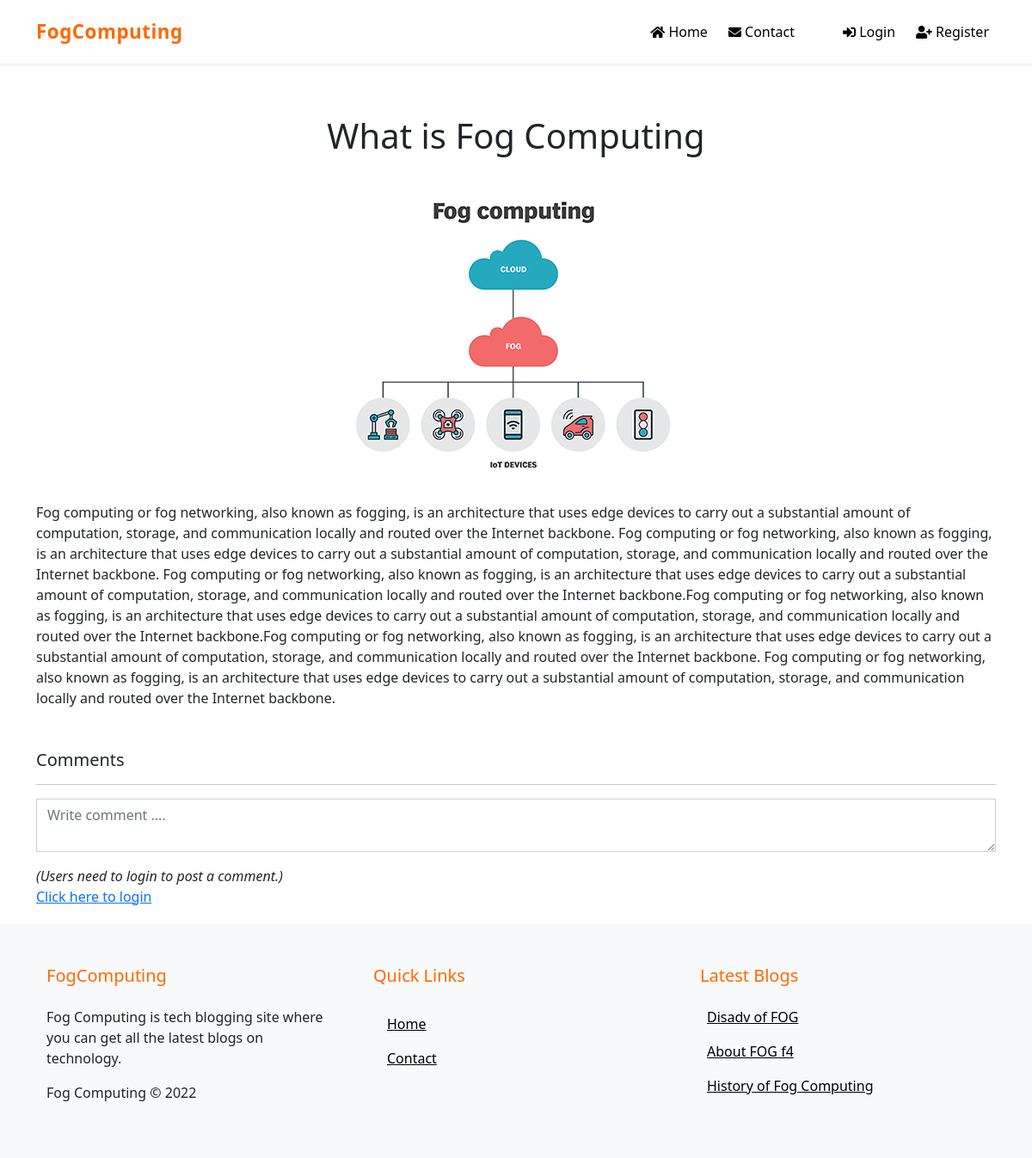
The app's page /blogdetail.php?id=1, older data.
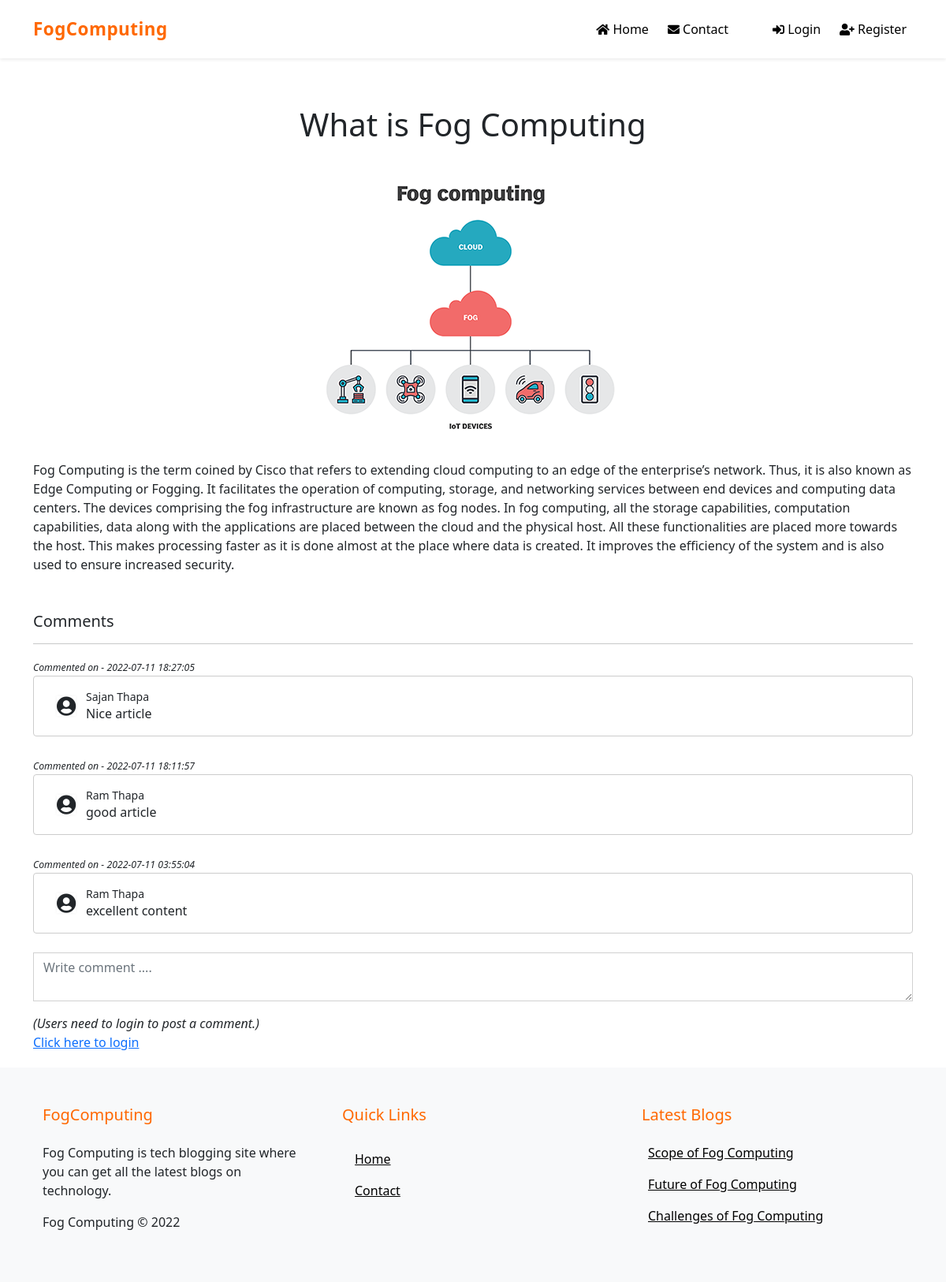
The same page, newer data.
### tables this page shows
CREATE TABLE `post` (
  `post_id` int(11) NOT NULL,
  `post_title` varchar(255) NOT NULL,
  `post_desc` text NOT NULL,
  `image_path` varchar(255) NOT NULL,
  `created_date` datetime NOT NULL
);

CREATE TABLE `comment` (
  `comment_id` int(11) NOT NULL,
  `comment_detail` text NOT NULL,
  `post_id` int(11) NOT NULL,
  `user_id` int(11) NOT NULL,
  `created_date` datetime NOT NULL
);

CREATE TABLE `user` (
  `user_id` int(11) NOT NULL,
  `user_fname` varchar(150) NOT NULL,
  `user_lname` varchar(150) NOT NULL,
  `user_email` varchar(200) NOT NULL,
  `user_pwd` varchar(60) NOT NULL,
  `user_role` varchar(50) DEFAULT NULL,
  `created_date` datetime DEFAULT NULL
);

### blogdetail.php (the view, shortened to what the changed rows need)
<?php
    include 'includes/header.php';
    include 'config/db_config.php';
    if(isset($_GET['id'])){
        $postId = $_GET['id'];
        $sql = "SELECT * FROM post WHERE post_id = ?";
        if($stmt = mysqli_prepare($conn, $sql)){
            mysqli_stmt_bind_param($stmt, "i", $param_id);
            $param_id = $postId;
            if(mysqli_stmt_execute($stmt)){
                $result = mysqli_stmt_get_result($stmt);
                $row = mysqli_fetch_array($result, MYSQLI_ASSOC);
                $postTitle = $row['post_title'];
                $postDesc = $row['post_desc'];
                $imagePath = $row['image_path'];
            }
        }
    }
    else {
        header("location: index.php");
    }
?>
<div class="wrapper">
    <div class="container">
        <h1 align="center" class="font-weight-bold mb-5"><?php echo $postTitle ?></h1>
        <div align="center" class="mb-4">
            <img src="<?php echo $imagePath; ?>">
        </div>
        <div class="mb-5">
            <p>
                <?php
                    echo $postDesc;
                ?>
            </p>
        </div>
        <h5>Comments</h5>
        <hr />
        <div>
            <?php
            $sql = "SELECT * FROM comment WHERE post_id = ? ORDER BY comment_id DESC LIMIT 3";
            if($stmt = mysqli_prepare($conn, $sql)){
                mysqli_stmt_bind_param($stmt, 'i', $param_id);
                if(mysqli_stmt_execute($stmt)){
                    $result = mysqli_stmt_get_result($stmt);
                    if(mysqli_num_rows($result)>0){
                        while($row = mysqli_fetch_array($result)){
                            $commentDetail = $row['comment_detail'];
                            $userId = $row['user_id'];
                            $comment_date = $row['created_date'];
                            $query = "SELECT user_fname, user_lname FROM user WHERE user_id = ?";
                            $stmt1 = mysqli_prepare($conn, $query);
                            mysqli_stmt_bind_param($stmt1, 'i', $userId);
                            mysqli_stmt_execute($stmt1);
                            $result1 = mysqli_stmt_get_result($stmt1);
                            $row1 = mysqli_fetch_array($result1);
                            $fname = $row1['user_fname'];
                            $lname = $row1['user_lname'];
                           echo "
                                <div class='w-100'>
                                    <small>
                                        <small>
                                            <i>Commented on - ".$comment_date."</i>
                                        </small>
                                    </small>
                                </div>
                                <div class='d-flex mb-4 w-100 p-3' style='border: 1px solid #ccc;border-radius: 4px;'>
                                    <div style='width: 50px;' class='d-flex align-items-center justify-content-center'>
                                        <i class='fas fa-user-circle' style='font-size: 25px;box-shadow: 0 0 4px #f1f1f1;'></i>
                                    </div>
                                    <div>
                                        <h6 class='p-0 m-0'><small>".$fname." ".$lname."</small></h6>
                                        <p class='p-0 m-0'>".$commentDetail."</p>
                                    </div>
                                    <hr>
                                </div>
                            ";
                        }
                    }
                }
            }
        ?>
        </div>
        <form method="POST" action="includes/comment.inc.php">
            <?php
                if(isset($_SESSION["userId"])){
                    echo '
                    <textarea name="commentDetail" class="form-control input-field mb-3" placeholder="Write comment ...." required="required"></textarea>
                    <input type="submit" name="postComment" class="btn custom-btn py-2" value="Add Comment" />
                    ';
                }
                else{
                        echo ' <textarea name="commentDetail" class="form-control input-field mb-3" placeholder="Write comment ...." required="required"></textarea>';
                        echo '<span><i>(Users need to login to post a comment.) </i></span> <br>';
                        echo '<a href="login.php"> Click here to login </a>';
                }
            ?>
        </form>
    </div>
</div>
<?php
include 'includes/footer.php';
?>

### includes/footer.php (shortened to what the changed rows need)
<?php
    require_once("config/db_config.php");
?>
</div>
</div>
    <footer class="bg-light py-4">
        <div class="container">
            <div class="row">
                <div class="col-md-4 p-4">
                    <div class="px-2">
                        <?php
                            $query = "SELECT * FROM post ORDER BY post_id DESC LIMIT 3";
                            $result = mysqli_query($conn, $query);
                            if(mysqli_num_rows($result) > 0){
                                while($row = mysqli_fetch_assoc($result)){
                                    echo '
                                        <a class="nav-link p-0 mb-3" style="text-decoration: underline;color: black;font-weight: 500;" href="blogdetail.php?id='.$row['post_id'].'">'.$row['post_title'].'</a>
                                    ';
                                }
                            }
                        ?>
                    </div>
                </div>
            </div>
        </div>
    </footer>
</body>
</html>

Row changes from the older to the newer data that the page shows:
no longer on this page (row edited): post: post_title "Disadv of FOG"
no longer on this page (row edited): post: post_title "About FOG f4"
no longer on this page (row edited): post: post_title "History of Fog Computing"
changed post "What is Fog Computing": post_desc "Fog computing or fog networking, also known as fogging, is an architecture that uses edge devices to carry out a substantial amount of computation, storage, and communication locally and routed over the Internet backbone. Fog computing or fog networking, also known as fogging, is an architecture that uses edge devices to carry out a substantial amount of computation, storage, and communication locally and routed over the Internet backbone. Fog computing or fog networking, also known as fogging, is an architecture that uses edge devices to carry out a substantial amount of computation, storage, and communication locally and routed over the Internet backbone.Fog computing or fog networking,…" → "Fog Computing is the term coined by Cisco that refers to extending cloud computing to an edge of the enterprise’s network. Thus, it is also known as Edge Computing or Fogging. It facilitates the operation of computing, storage, and networking services between end devices and computing data centers. The devices comprising the fog infrastructure are known as fog nodes. In fog computing, all the storage capabilities, computation capabilities, data along with the applications are placed between the cloud and the physical host. All these functionalities are placed more towards the host. This makes processing faster as it is done almost at the place where data is created. It improves the…"
added comment: created_date "2022-07-11 18:27:05", user.user_fname "Sajan", user.user_lname "Thapa", comment_detail "Nice article"
added comment: created_date "2022-07-11 18:11:57", user.user_fname "Ram", user.user_lname "Thapa", comment_detail "good article"
added comment: created_date "2022-07-11 03:55:04", user.user_fname "Ram", user.user_lname "Thapa", comment_detail "excellent content"
added post: post_title "Scope of Fog Computing"
added post: post_title "Future of Fog Computing"
added post: post_title "Challenges of Fog Computing"
